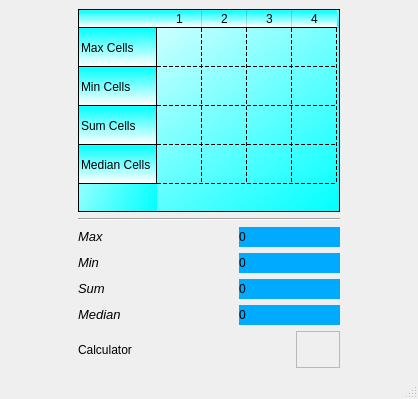
<?xml version="1.0" encoding="UTF-8"?>
<ui version="4.0">
 <class>Calculator</class>
 <widget class="QMainWindow" name="Calculator">
  <property name="windowModality">
   <enum>Qt::NonModal</enum>
  </property>
  <property name="geometry">
   <rect>
    <x>0</x>
    <y>0</y>
    <width>418</width>
    <height>399</height>
   </rect>
  </property>
  <property name="sizePolicy">
   <sizepolicy hsizetype="Expanding" vsizetype="Expanding">
    <horstretch>0</horstretch>
    <verstretch>0</verstretch>
   </sizepolicy>
  </property>
  <property name="minimumSize">
   <size>
    <width>0</width>
    <height>0</height>
   </size>
  </property>
  <property name="windowTitle">
   <string>Calculator</string>
  </property>
  <widget class="QWidget" name="centralwidget">
   <layout class="QGridLayout" name="gridLayout_2">
    <item row="2" column="0" colspan="2">
     <layout class="QGridLayout" name="gridLayout">
      <item row="2" column="0">
       <widget class="QLabel" name="label_3">
        <property name="text">
         <string>&lt;html&gt;&lt;head/&gt;&lt;body&gt;&lt;p&gt;&lt;span style=&quot; font-size:10pt; font-style:italic;&quot;&gt;Sum&lt;/span&gt;&lt;/p&gt;&lt;/body&gt;&lt;/html&gt;</string>
        </property>
       </widget>
      </item>
      <item row="0" column="1">
       <widget class="QLabel" name="maxValue">
        <property name="minimumSize">
         <size>
          <width>101</width>
          <height>20</height>
         </size>
        </property>
        <property name="maximumSize">
         <size>
          <width>101</width>
          <height>20</height>
         </size>
        </property>
        <property name="styleSheet">
         <string notr="true">background-color: rgb(0, 170, 255);
</string>
        </property>
        <property name="text">
         <string>0</string>
        </property>
        <property name="scaledContents">
         <bool>false</bool>
        </property>
       </widget>
      </item>
      <item row="2" column="1">
       <widget class="QLabel" name="sumValue">
        <property name="minimumSize">
         <size>
          <width>101</width>
          <height>20</height>
         </size>
        </property>
        <property name="maximumSize">
         <size>
          <width>101</width>
          <height>20</height>
         </size>
        </property>
        <property name="styleSheet">
         <string notr="true">background-color: rgb(0, 170, 255);</string>
        </property>
        <property name="text">
         <string>0</string>
        </property>
       </widget>
      </item>
      <item row="3" column="0">
       <widget class="QLabel" name="label_4">
        <property name="text">
         <string>&lt;html&gt;&lt;head/&gt;&lt;body&gt;&lt;p&gt;&lt;span style=&quot; font-size:10pt; font-style:italic;&quot;&gt;Median&lt;/span&gt;&lt;/p&gt;&lt;/body&gt;&lt;/html&gt;</string>
        </property>
       </widget>
      </item>
      <item row="0" column="0">
       <widget class="QLabel" name="label">
        <property name="text">
         <string>&lt;html&gt;&lt;head/&gt;&lt;body&gt;&lt;p&gt;&lt;span style=&quot; font-size:10pt; font-style:italic;&quot;&gt;Max&lt;/span&gt;&lt;/p&gt;&lt;/body&gt;&lt;/html&gt;</string>
        </property>
       </widget>
      </item>
      <item row="3" column="1">
       <widget class="QLabel" name="medianValue">
        <property name="minimumSize">
         <size>
          <width>101</width>
          <height>20</height>
         </size>
        </property>
        <property name="maximumSize">
         <size>
          <width>101</width>
          <height>20</height>
         </size>
        </property>
        <property name="styleSheet">
         <string notr="true">background-color: rgb(0, 170, 255);</string>
        </property>
        <property name="text">
         <string>0</string>
        </property>
       </widget>
      </item>
      <item row="1" column="0">
       <widget class="QLabel" name="label_2">
        <property name="text">
         <string>&lt;html&gt;&lt;head/&gt;&lt;body&gt;&lt;p&gt;&lt;span style=&quot; font-size:10pt; font-style:italic;&quot;&gt;Min&lt;/span&gt;&lt;/p&gt;&lt;/body&gt;&lt;/html&gt;</string>
        </property>
       </widget>
      </item>
      <item row="1" column="1">
       <widget class="QLabel" name="minValue">
        <property name="minimumSize">
         <size>
          <width>101</width>
          <height>20</height>
         </size>
        </property>
        <property name="maximumSize">
         <size>
          <width>101</width>
          <height>20</height>
         </size>
        </property>
        <property name="styleSheet">
         <string notr="true">background-color: rgb(0, 170, 255);</string>
        </property>
        <property name="text">
         <string>0</string>
        </property>
       </widget>
      </item>
     </layout>
    </item>
    <item row="0" column="0" colspan="2">
     <widget class="QTableWidget" name="tableWidget">
      <property name="sizePolicy">
       <sizepolicy hsizetype="Expanding" vsizetype="Expanding">
        <horstretch>0</horstretch>
        <verstretch>0</verstretch>
       </sizepolicy>
      </property>
      <property name="minimumSize">
       <size>
        <width>0</width>
        <height>0</height>
       </size>
      </property>
      <property name="maximumSize">
       <size>
        <width>16777215</width>
        <height>16777215</height>
       </size>
      </property>
      <property name="styleSheet">
       <string notr="true">background-color: qlineargradient(spread:pad, x1:1, y1:1, x2:0, y2:0, stop:0 rgba(0, 255, 255, 255), stop:1 rgba(255, 255, 255, 255));</string>
      </property>
      <property name="frameShape">
       <enum>QFrame::StyledPanel</enum>
      </property>
      <property name="frameShadow">
       <enum>QFrame::Sunken</enum>
      </property>
      <property name="lineWidth">
       <number>1</number>
      </property>
      <property name="verticalScrollBarPolicy">
       <enum>Qt::ScrollBarAsNeeded</enum>
      </property>
      <property name="horizontalScrollBarPolicy">
       <enum>Qt::ScrollBarAsNeeded</enum>
      </property>
      <property name="sizeAdjustPolicy">
       <enum>QAbstractScrollArea::AdjustToContentsOnFirstShow</enum>
      </property>
      <property name="gridStyle">
       <enum>Qt::DashLine</enum>
      </property>
      <property name="sortingEnabled">
       <bool>false</bool>
      </property>
      <attribute name="horizontalHeaderCascadingSectionResizes">
       <bool>false</bool>
      </attribute>
      <attribute name="horizontalHeaderMinimumSectionSize">
       <number>39</number>
      </attribute>
      <attribute name="horizontalHeaderDefaultSectionSize">
       <number>45</number>
      </attribute>
      <attribute name="verticalHeaderMinimumSectionSize">
       <number>23</number>
      </attribute>
      <attribute name="verticalHeaderDefaultSectionSize">
       <number>39</number>
      </attribute>
      <row>
       <property name="text">
        <string>Max Cells</string>
       </property>
      </row>
      <row>
       <property name="text">
        <string>Min Cells</string>
       </property>
      </row>
      <row>
       <property name="text">
        <string>Sum Cells</string>
       </property>
      </row>
      <row>
       <property name="text">
        <string>Median Cells</string>
       </property>
      </row>
      <column>
       <property name="text">
        <string>1</string>
       </property>
      </column>
      <column>
       <property name="text">
        <string>2</string>
       </property>
      </column>
      <column>
       <property name="text">
        <string>3</string>
       </property>
      </column>
      <column>
       <property name="text">
        <string>4</string>
       </property>
      </column>
      <item row="0" column="0">
       <property name="text">
        <string/>
       </property>
      </item>
      <item row="0" column="1">
       <property name="text">
        <string/>
       </property>
      </item>
      <item row="0" column="2">
       <property name="text">
        <string/>
       </property>
      </item>
      <item row="0" column="3">
       <property name="text">
        <string/>
       </property>
      </item>
      <item row="1" column="0">
       <property name="text">
        <string/>
       </property>
      </item>
      <item row="1" column="1">
       <property name="text">
        <string/>
       </property>
      </item>
      <item row="1" column="2">
       <property name="text">
        <string/>
       </property>
      </item>
      <item row="1" column="3">
       <property name="text">
        <string/>
       </property>
      </item>
      <item row="2" column="0">
       <property name="text">
        <string/>
       </property>
      </item>
      <item row="2" column="1">
       <property name="text">
        <string/>
       </property>
      </item>
      <item row="2" column="2">
       <property name="text">
        <string/>
       </property>
      </item>
      <item row="2" column="3">
       <property name="text">
        <string/>
       </property>
      </item>
      <item row="3" column="0">
       <property name="text">
        <string/>
       </property>
      </item>
      <item row="3" column="1">
       <property name="text">
        <string/>
       </property>
      </item>
      <item row="3" column="2">
       <property name="text">
        <string/>
       </property>
      </item>
      <item row="3" column="3">
       <property name="text">
        <string/>
       </property>
      </item>
     </widget>
    </item>
    <item row="3" column="0">
     <widget class="QLabel" name="label_5">
      <property name="minimumSize">
       <size>
        <width>143</width>
        <height>37</height>
       </size>
      </property>
      <property name="maximumSize">
       <size>
        <width>143</width>
        <height>37</height>
       </size>
      </property>
      <property name="styleSheet">
       <string notr="true">font: 75 italic 24pt &quot;Times New Roman&quot;;</string>
      </property>
      <property name="text">
       <string>Calculator</string>
      </property>
     </widget>
    </item>
    <item row="3" column="1">
     <widget class="QFrame" name="frame">
      <property name="minimumSize">
       <size>
        <width>44</width>
        <height>37</height>
       </size>
      </property>
      <property name="maximumSize">
       <size>
        <width>44</width>
        <height>37</height>
       </size>
      </property>
      <property name="styleSheet">
       <string notr="true">image: url(:/images/calculator_icon.png);</string>
      </property>
      <property name="frameShape">
       <enum>QFrame::StyledPanel</enum>
      </property>
      <property name="frameShadow">
       <enum>QFrame::Raised</enum>
      </property>
     </widget>
    </item>
    <item row="1" column="0" colspan="2">
     <widget class="Line" name="line">
      <property name="sizePolicy">
       <sizepolicy hsizetype="Expanding" vsizetype="Fixed">
        <horstretch>0</horstretch>
        <verstretch>0</verstretch>
       </sizepolicy>
      </property>
      <property name="orientation">
       <enum>Qt::Horizontal</enum>
      </property>
     </widget>
    </item>
   </layout>
  </widget>
  <widget class="QStatusBar" name="statusbar"/>
  <widget class="QMenuBar" name="menuBar">
   <property name="geometry">
    <rect>
     <x>0</x>
     <y>0</y>
     <width>418</width>
     <height>21</height>
    </rect>
   </property>
  </widget>
 </widget>
 <resources/>
 <connections/>
 <slots>
  <slot>updateMaxValue(QString)</slot>
 </slots>
</ui>
